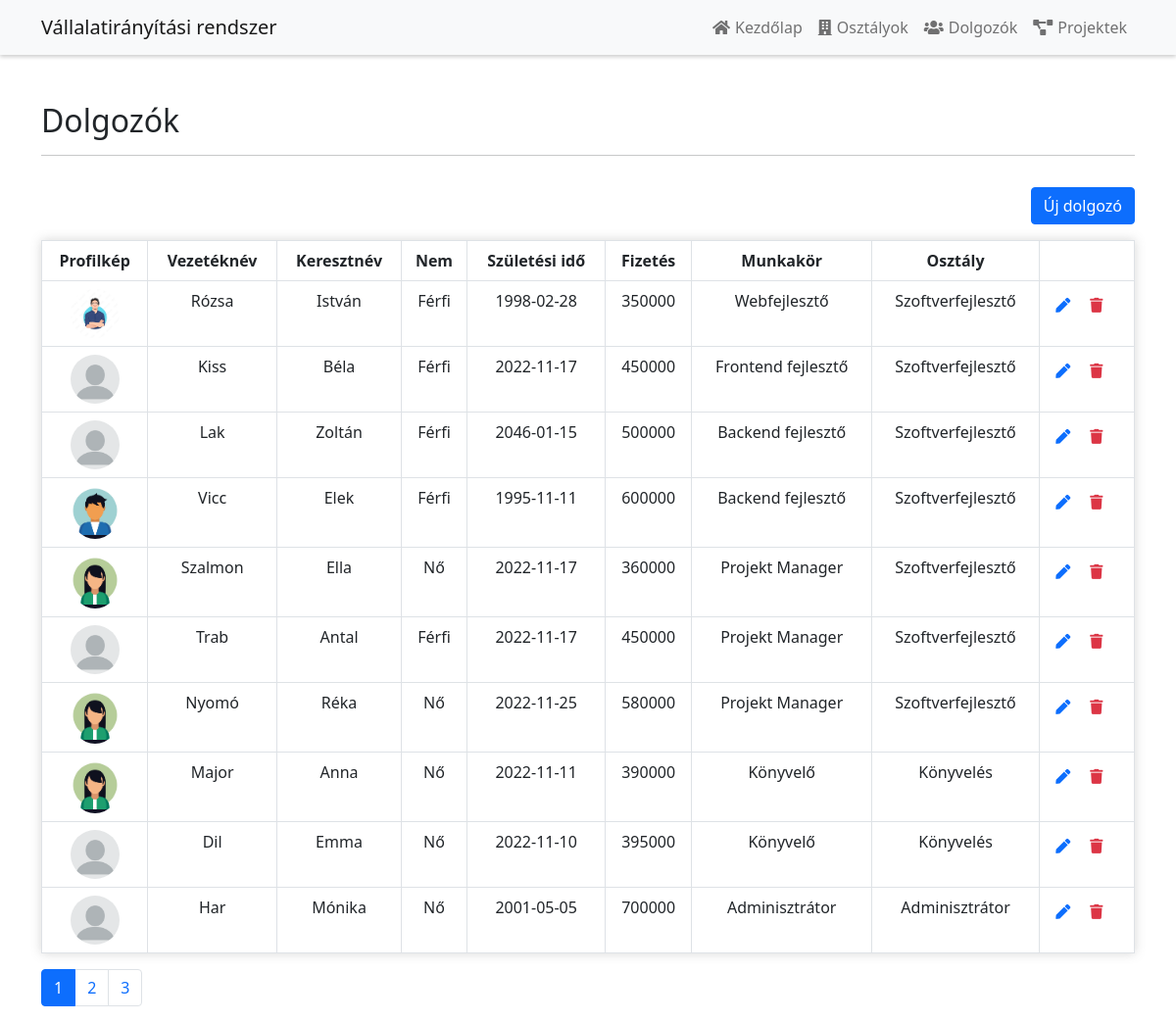
Screenshot of /employe.php with the database file from the repository.
### tables this page shows
CREATE TABLE `dolgozo` (
  `id` int(11) NOT NULL,
  `veznev` varchar(40) NOT NULL,
  `kernev` varchar(40) NOT NULL,
  `nem` tinyint(4) NOT NULL,
  `szulido` date NOT NULL,
  `fizetes` int(11) NOT NULL,
  `munkakor` varchar(40) NOT NULL,
  `profilkep` varchar(100) DEFAULT NULL,
  `osztaly_id` int(11) DEFAULT NULL
);

CREATE TABLE `osztaly` (
  `id` int(11) NOT NULL,
  `nev` varchar(40) NOT NULL,
  `manager_id` int(11) DEFAULT NULL
);

### employe.php (the view)
<?php
include('functions.php');
$pdo = pdo_connect_mysql();
$perPage = 10;
$total_row = $pdo->query('SELECT dolgozo.* FROM dolgozo')->rowCount();
$pages = ceil($total_row / $perPage);
$page = isset($_GET['page']) ? $_GET["page"] : 1;
$start = ($page - 1) * $perPage;
$query = "SELECT dolgozo.* FROM dolgozo LIMIT $start,$perPage";
$dolgozok = $pdo->query($query)->fetchAll(PDO::FETCH_ASSOC);
?>
<?= template_header('Dolgozók') ?>
<div class="container">
    <div class="row mt-5 mb-3">
        <div class="col-lg-12">
            <h2>Dolgozók</h2>
            <hr>
        </div>
    </div>
    <div class="row mb-3">
        <div class="col-lg-12 text-end">
            <a class="btn btn-primary" href="new_employe.php">Új dolgozó</a>
        </div>
    </div>
    <table class="table table-bordered">
        <thead>
        <tr>
            <th>Profilkép</th>
            <th>Vezetéknév</th>
            <th>Keresztnév</th>
            <th>Nem</th>
            <th>Születési idő</th>
            <th>Fizetés</th>
            <th>Munkakör</th>
            <th>Osztály</th>
            <th></th>
        </tr>
        </thead>
        <tbody>
        <?php if (!empty($dolgozok)): ?>
            <?php foreach ($dolgozok as $dolgozo): ?>
                <tr>
                    <td><img alt="profile" class="profileimg" src="<?php echo (empty($dolgozo["profilkep"])) ? "./img/profileavatar.webp" : "./profileimg/".$dolgozo["profilkep"]; ?>"></td>
                    <td><?= $dolgozo['veznev'] ?></td>
                    <td><?= $dolgozo['kernev'] ?></td>
                    <td><?= ($dolgozo['nem'] == 0) ? "Nő" : "Férfi" ?></td>
                    <td><?= $dolgozo['szulido'] ?></td>
                    <td><?= $dolgozo['fizetes'] ?></td>
                    <td><?= $dolgozo['munkakor'] ?></td>
                    <td>
                        <?php
                        $stmt = $pdo->prepare("SELECT osztaly.nev FROM osztaly WHERE osztaly.id = ?");
                        $stmt->execute([$dolgozo["osztaly_id"]]);
                        $osztaly = $stmt->fetchColumn();
                        if ($osztaly) {
                            echo $osztaly;
                        } else {
                            echo "Nincs megadva osztály";
                        }
                        ?>
                    </td>
                    <td class="actions">
                        <a href="edit_employe.php?id=<?= $dolgozo['id'] ?>" class="edit"><i
                                    class="fas fa-pen fa-xs"></i></a>
                        <a href="delete.php?dolgozo_id=<?= $dolgozo['id'] ?>" class="trash text-danger"><i
                                    class="fas fa-trash fa-xs"></i></a>
                    </td>
                </tr>
            <?php endforeach; ?>
        <?php else: ?>
            <tr>
                <td colspan="9">Nincs rögzítve dolgozó.</td>
            </tr>
        <?php endif; ?>
        </tbody>
    </table>
    <ul class="pagination">
        <?php for ($i = 1; $i <= $pages; $i++): ?>
            <li class="page-item<?php echo ($i == $page) ? " active" : "" ?>"><a class="page-link"
                                                                                 href='<?php echo "?page=$i"; ?>'>
                    <?php echo $i; ?>
                </a></li>
        <?php endfor; ?>
    </ul>
</div>
<?= template_footer() ?>

### css/main.css (style rules this page uses)
.actions .edit, .actions .trash { margin: 0 15px 0 0; }
.actions { font-size: 20px; text-align: center; }
.profileimg { width: 50px; border-radius: 50%; }
.card, .table { box-shadow: 0 0 10px 0 rgba(100, 100, 100, 0.26); }
.table { text-align: center; }

### rows the page displays
dolgozo: profilkep (picture), veznev "Rózsa", kernev "István", nem "Férfi", szulido "1998-02-28", fizetes "350000", munkakor "Webfejlesztő", osztaly.nev "Szoftverfejlesztő"
dolgozo: veznev "Kiss", kernev "Béla", nem "Férfi", szulido "2022-11-17", fizetes "450000", munkakor "Frontend fejlesztő", osztaly.nev "Szoftverfejlesztő"
dolgozo: veznev "Lak", kernev "Zoltán", nem "Férfi", szulido "2046-01-15", fizetes "500000", munkakor "Backend fejlesztő", osztaly.nev "Szoftverfejlesztő"
dolgozo: profilkep (picture), veznev "Vicc", kernev "Elek", nem "Férfi", szulido "1995-11-11", fizetes "600000", munkakor "Backend fejlesztő", osztaly.nev "Szoftverfejlesztő"
dolgozo: profilkep (picture), veznev "Szalmon", kernev "Ella", nem "Nő", szulido "2022-11-17", fizetes "360000", munkakor "Projekt Manager", osztaly.nev "Szoftverfejlesztő"
dolgozo: veznev "Trab", kernev "Antal", nem "Férfi", szulido "2022-11-17", fizetes "450000", munkakor "Projekt Manager", osztaly.nev "Szoftverfejlesztő"
dolgozo: profilkep (picture), veznev "Nyomó", kernev "Réka", nem "Nő", szulido "2022-11-25", fizetes "580000", munkakor "Projekt Manager", osztaly.nev "Szoftverfejlesztő"
dolgozo: profilkep (picture), veznev "Major", kernev "Anna", nem "Nő", szulido "2022-11-11", fizetes "390000", munkakor "Könyvelő", osztaly.nev "Könyvelés"
dolgozo: veznev "Dil", kernev "Emma", nem "Nő", szulido "2022-11-10", fizetes "395000", munkakor "Könyvelő", osztaly.nev "Könyvelés"
dolgozo: veznev "Har", kernev "Mónika", nem "Nő", szulido "2001-05-05", fizetes "700000", munkakor "Adminisztrátor", osztaly.nev "Adminisztrátor"
